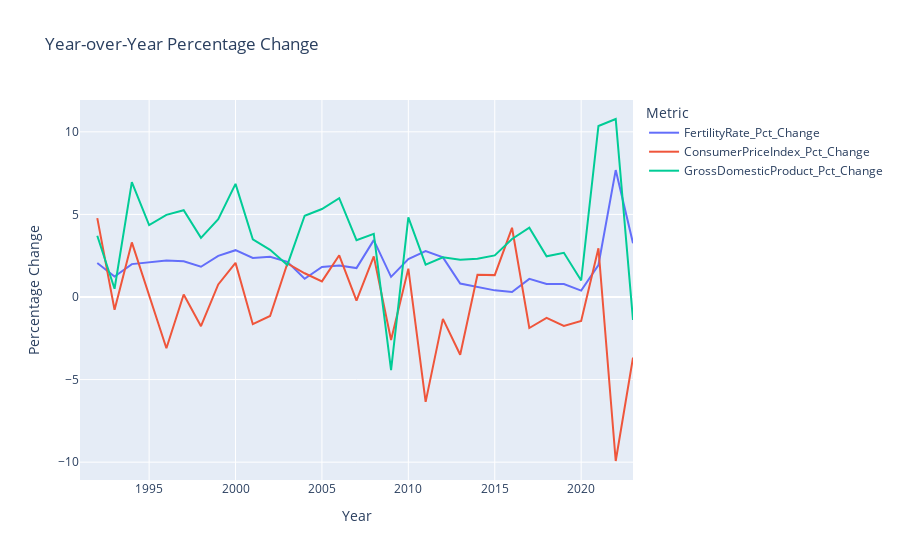

Notebook code cell kept with this figure:
### Code cell
# Create an interactive line plot with Plotly
fig = px.line(final_selected, x='TID', y=[
    'FertilityRate_Pct_Change', 'ConsumerPriceIndex_Pct_Change', 'GrossDomesticProduct_Pct_Change'],
    labels={
        'value': 'Percentage Change (%)',
        'variable': 'Metrics',
        'TID': 'Year'
    },
    title='Year-over-Year Percentage Change'
)

# Update layout for clearer display
fig.update_layout(
    xaxis_title='Year',
    yaxis_title='Percentage Change',
    legend_title='Metric'
)

# Show the plot
fig.show()

### Figure 1 — Plotly figure (JSON) as saved in the notebook; plotly's stock layout.template omitted (floating-point values rounded to 4 significant figures)
{"data": [{"hovertemplate": "Metrics=FertilityRate_Pct_Change<br>Year=%{x}<br>Percentage Change (%)=%{y}<extra></extra>", "legendgroup": "FertilityRate_Pct_Change", "line": {"color": "#636efa", "dash": "solid"}, "marker": {"symbol": "circle"}, "mode": "lines", "name": "FertilityRate_Pct_Change", "orientation": "v", "showlegend": true, "type": "scatter", "x": [1991, 1992, 1993, 1994, 1995, 1996, 1997, 1998, 1999, 2000, 2001, 2002, 2003, 2004, 2005, 2006, 2007, 2008, 2009, 2010, 2011, 2012, 2013, 2014, 2015, 2016, 2017, 2018, 2019, 2020, 2021, 2022, 2023], "xaxis": "x", "y": [null, 2.057, 1.24, 1.991, 2.102, 2.206, 2.158, 1.831, 2.49, 2.834, 2.362, 2.436, 2.128, 1.103, 1.818, 1.905, 1.752, 3.444, 1.221, 2.303, 2.787, 2.398, 0.8147, 0.6061, 0.4016, 0.3, 1.097, 0.789, 0.7828, 0.3883, 1.934, 7.685, 3.26], "yaxis": "y"}, {"hovertemplate": "Metrics=ConsumerPriceIndex_Pct_Change<br>Year=%{x}<br>Percentage Change (%)=%{y}<extra></extra>", "legendgroup": "ConsumerPriceIndex_Pct_Change", "line": {"color": "#EF553B", "dash": "solid"}, "marker": {"symbol": "circle"}, "mode": "lines", "name": "ConsumerPriceIndex_Pct_Change", "orientation": "v", "showlegend": true, "type": "scatter", "x": [1991, 1992, 1993, 1994, 1995, 1996, 1997, 1998, 1999, 2000, 2001, 2002, 2003, 2004, 2005, 2006, 2007, 2008, 2009, 2010, 2011, 2012, 2013, 2014, 2015, 2016, 2017, 2018, 2019, 2020, 2021, 2022, 2023], "xaxis": "x", "y": [null, 4.773, -0.7706, 3.306, 0.03317, -3.105, 0.154, -1.765, 0.7593, 2.065, -1.646, -1.152, 2.029, 1.438, 0.9467, 2.525, -0.2219, 2.457, -2.605, 1.718, -6.349, -1.324, -3.499, 1.348, 1.325, 4.19, -1.876, -1.267, -1.752, -1.453, 2.95, -9.93, -3.671], "yaxis": "y"}, {"hovertemplate": "Metrics=GrossDomesticProduct_Pct_Change<br>Year=%{x}<br>Percentage Change (%)=%{y}<extra></extra>", "legendgroup": "GrossDomesticProduct_Pct_Change", "line": {"color": "#00cc96", "dash": "solid"}, "marker": {"symbol": "circle"}, "mode": "lines", "name": "GrossDomesticProduct_Pct_Change", "orientation": "v", "showlegend": true, "type": "scatter", "x": [1991, 1992, 1993, 1994, 1995, 1996, 1997, 1998, 1999, 2000, 2001, 2002, 2003, 2004, 2005, 2006, 2007, 2008, 2009, 2010, 2011, 2012, 2013, 2014, 2015, 2016, 2017, 2018, 2019, 2020, 2021, 2022, 2023], "xaxis": "x", "y": [null, 3.707, 0.4982, 6.951, 4.353, 4.973, 5.253, 3.583, 4.708, 6.849, 3.492, 2.857, 1.941, 4.92, 5.326, 5.981, 3.436, 3.821, -4.432, 4.822, 1.964, 2.402, 2.256, 2.309, 2.52, 3.512, 4.192, 2.462, 2.679, 0.9984, 10.35, 10.78, -1.389], "yaxis": "y"}], "layout": {"legend": {"title": {"text": "Metric"}, "tracegroupgap": 0}, "title": {"text": "Year-over-Year Percentage Change"}, "xaxis": {"anchor": "y", "domain": [0, 1], "title": {"text": "Year"}}, "yaxis": {"anchor": "x", "domain": [0, 1], "title": {"text": "Percentage Change"}}}}
